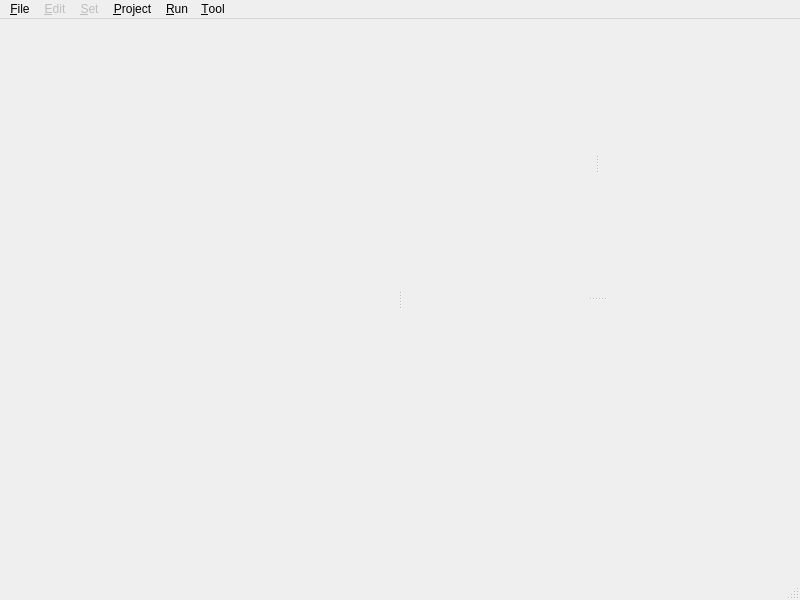
<?xml version="1.0" encoding="UTF-8"?>
<ui version="4.0">
 <class>MainUI</class>
 <widget class="QMainWindow" name="MainUI">
  <property name="geometry">
   <rect>
    <x>0</x>
    <y>0</y>
    <width>800</width>
    <height>600</height>
   </rect>
  </property>
  <property name="windowTitle">
   <string>PRODeep</string>
  </property>
  <widget class="QWidget" name="centralwidget">
   <layout class="QGridLayout" name="gridLayout">
    <item row="0" column="0">
     <widget class="QSplitter" name="splitterMain">
      <property name="orientation">
       <enum>Qt::Horizontal</enum>
      </property>
      <widget class="QWidget" name="verticalLayoutWidget">
       <layout class="QVBoxLayout" name="projectView"/>
      </widget>
      <widget class="QSplitter" name="splitterOut">
       <property name="orientation">
        <enum>Qt::Vertical</enum>
       </property>
       <widget class="QSplitter" name="splitterResult">
        <property name="orientation">
         <enum>Qt::Horizontal</enum>
        </property>
        <widget class="QWidget" name="horizontalLayoutWidget">
         <layout class="QHBoxLayout" name="setView"/>
        </widget>
        <widget class="QWidget" name="horizontalLayoutWidget_2">
         <layout class="QHBoxLayout" name="resultView"/>
        </widget>
       </widget>
       <widget class="QWidget" name="verticalLayoutWidget_2">
        <layout class="QVBoxLayout" name="outView"/>
       </widget>
      </widget>
     </widget>
    </item>
   </layout>
  </widget>
  <widget class="QMenuBar" name="menubar">
   <property name="geometry">
    <rect>
     <x>0</x>
     <y>0</y>
     <width>800</width>
     <height>22</height>
    </rect>
   </property>
   <widget class="QMenu" name="menu_File">
    <property name="title">
     <string>&amp;File</string>
    </property>
    <addaction name="actionImport_Network"/>
    <addaction name="actionImport_Input"/>
    <addaction name="separator"/>
    <addaction name="actionSave_Network"/>
    <addaction name="actionSave_Input"/>
   </widget>
   <widget class="QMenu" name="menu_Edit">
    <property name="enabled">
     <bool>false</bool>
    </property>
    <property name="title">
     <string>&amp;Edit</string>
    </property>
   </widget>
   <widget class="QMenu" name="menu_Set">
    <property name="enabled">
     <bool>false</bool>
    </property>
    <property name="title">
     <string>&amp;Set</string>
    </property>
   </widget>
   <widget class="QMenu" name="menu_Project">
    <property name="title">
     <string>&amp;Project</string>
    </property>
    <addaction name="action_New_Project"/>
    <addaction name="action_Open_Project"/>
    <addaction name="actionClose_Project"/>
   </widget>
   <widget class="QMenu" name="menu_Run">
    <property name="title">
     <string>&amp;Run</string>
    </property>
    <addaction name="actionRun"/>
   </widget>
   <widget class="QMenu" name="menu_Tool">
    <property name="title">
     <string>&amp;Tool</string>
    </property>
    <addaction name="actionAdd_Tool"/>
    <addaction name="actionRemove_Tool"/>
   </widget>
   <addaction name="menu_File"/>
   <addaction name="menu_Edit"/>
   <addaction name="menu_Set"/>
   <addaction name="menu_Project"/>
   <addaction name="menu_Run"/>
   <addaction name="menu_Tool"/>
  </widget>
  <widget class="QStatusBar" name="statusbar"/>
  <action name="action_New_Project">
   <property name="text">
    <string>&amp;New Project</string>
   </property>
  </action>
  <action name="action_Open_Project">
   <property name="text">
    <string>&amp;Open Project</string>
   </property>
  </action>
  <action name="actionClose_Project">
   <property name="text">
    <string>Close Project</string>
   </property>
  </action>
  <action name="actionImport_Network">
   <property name="text">
    <string>Import Network</string>
   </property>
  </action>
  <action name="actionImport_Input">
   <property name="text">
    <string>Import Input</string>
   </property>
  </action>
  <action name="actionSave_Network">
   <property name="text">
    <string>Save Network</string>
   </property>
  </action>
  <action name="actionSave_Input">
   <property name="text">
    <string>Save Input</string>
   </property>
   <property name="visible">
    <bool>false</bool>
   </property>
  </action>
  <action name="actionRun">
   <property name="text">
    <string>Run</string>
   </property>
  </action>
  <action name="actionAdd_Tool">
   <property name="text">
    <string>Add Tool....</string>
   </property>
  </action>
  <action name="actionRemove_Tool">
   <property name="text">
    <string>Remove Tool...</string>
   </property>
  </action>
 </widget>
 <resources/>
 <connections/>
</ui>
